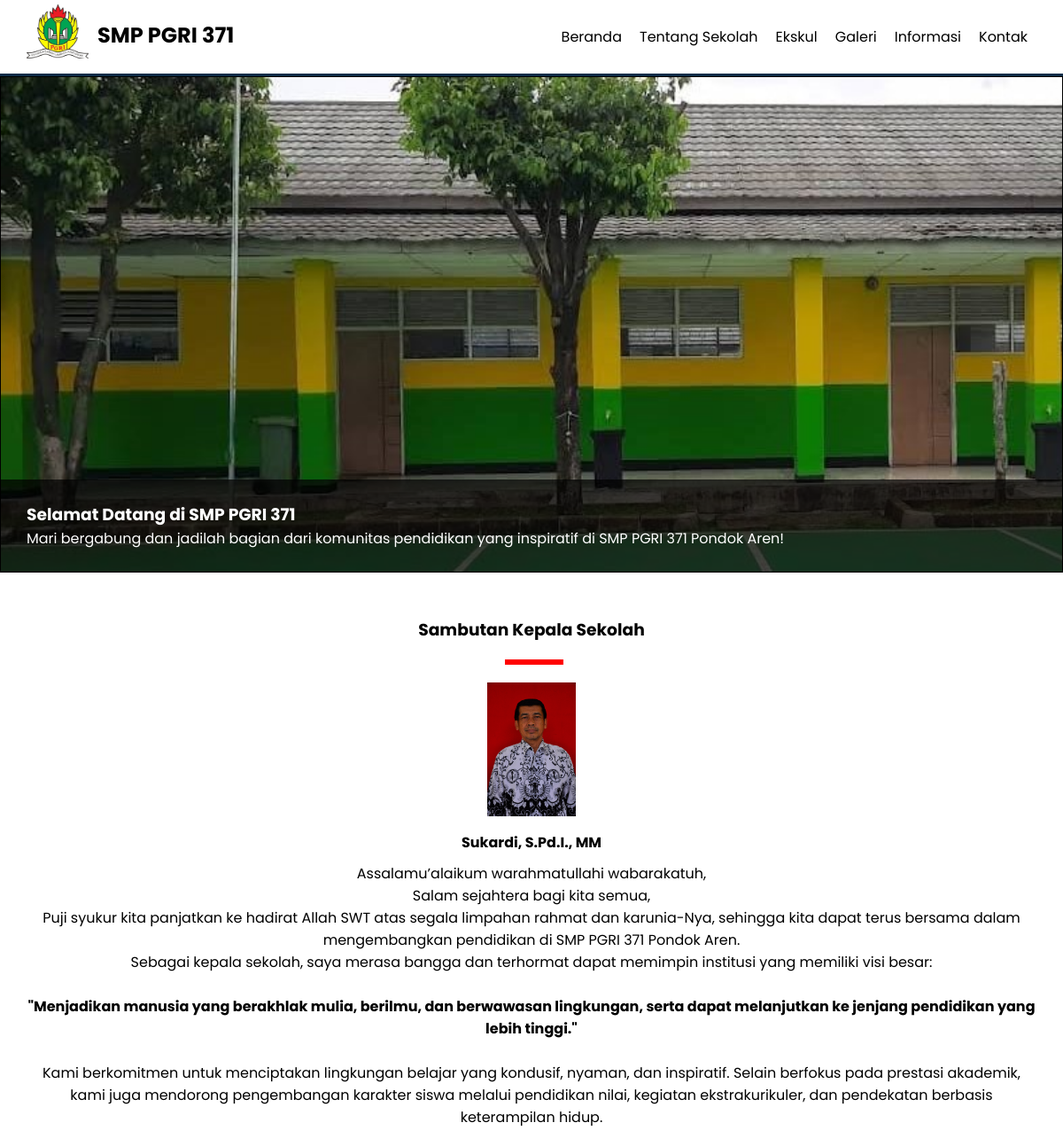
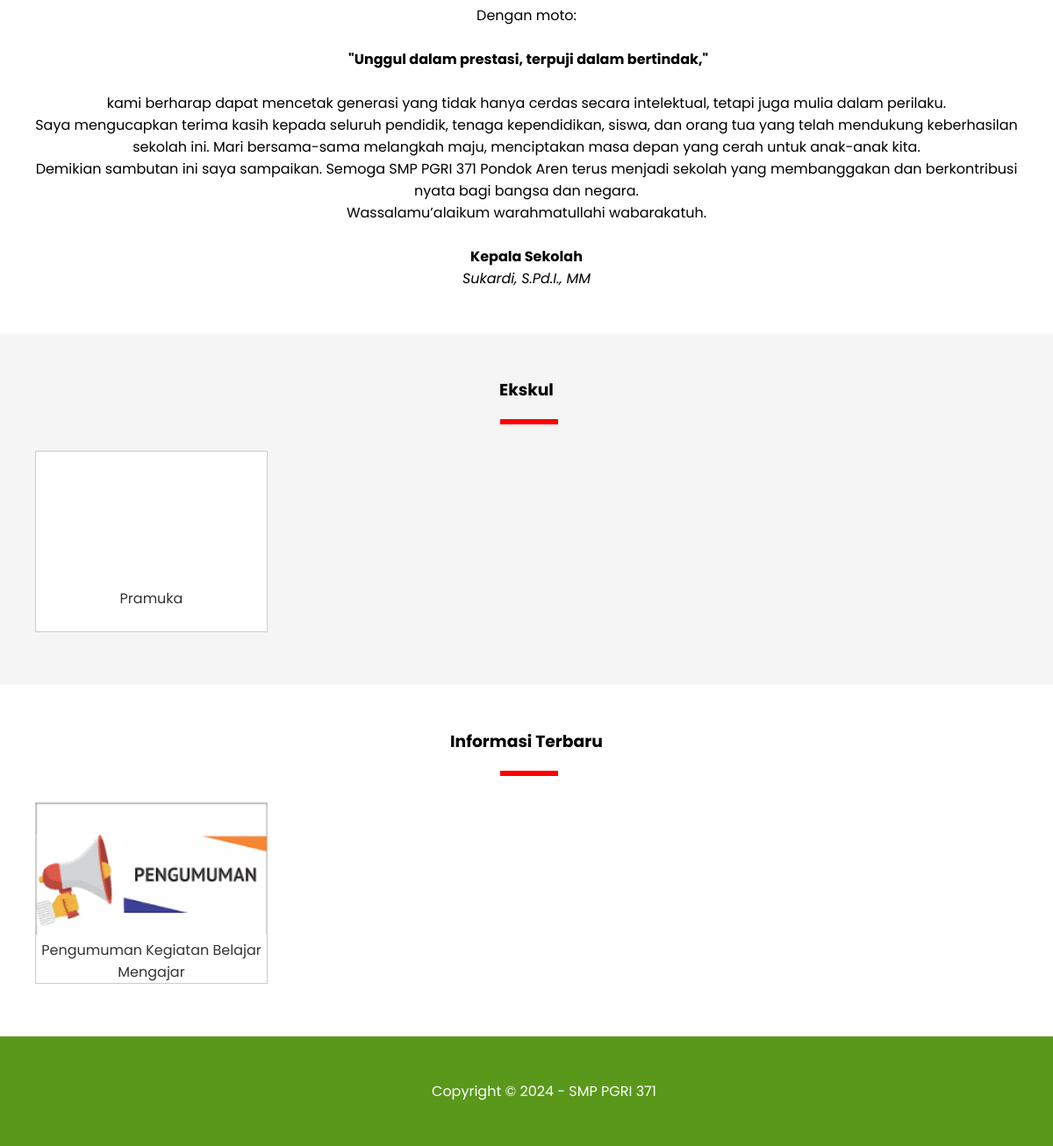
The page / on the database its author committed (2 pictures, top to bottom).
### tables this page shows
CREATE TABLE `pengaturan` (
  `id` int(11) NOT NULL,
  `nama` varchar(50) NOT NULL,
  `email` varchar(50) NOT NULL,
  `telepon` varchar(20) NOT NULL,
  `alamat` text NOT NULL,
  `logo` varchar(50) NOT NULL,
  `favicon` varchar(50) NOT NULL,
  `tentang_sekolah` text NOT NULL,
  `foto_sekolah` varchar(50) NOT NULL,
  `google_maps` text NOT NULL,
  `nama_kepsek` varchar(50) NOT NULL,
  `foto_kepsek` varchar(50) NOT NULL,
  `sambutan_kepsek` text NOT NULL,
  `created_at` timestamp NOT NULL DEFAULT current_timestamp(),
  `updated_at` datetime DEFAULT NULL
);

CREATE TABLE `ekskul` (
  `id` int(11) NOT NULL,
  `nama` varchar(100) NOT NULL,
  `keterangan` text NOT NULL,
  `gambar` varchar(50) NOT NULL,
  `created_at` timestamp NOT NULL DEFAULT current_timestamp(),
  `updated_at` datetime DEFAULT NULL
);

CREATE TABLE `informasi` (
  `id` int(11) NOT NULL,
  `judul` varchar(255) NOT NULL,
  `keterangan` text NOT NULL,
  `gambar` varchar(50) NOT NULL,
  `created_at` timestamp NOT NULL DEFAULT current_timestamp(),
  `updated_at` datetime DEFAULT NULL,
  `created_by` int(11) NOT NULL
);

### index.php (the view)
<?php include 'header.php'; ?>
     <div class="banner" style="background-image: url(uploads/identitas/<?= $d->foto_sekolah ?>)">
        <div class="banner-text">
            <div class="container">
            <h3>Selamat Datang di <?= $d->nama ?></h3>
            <p>Mari bergabung dan jadilah bagian dari komunitas pendidikan yang inspiratif di SMP PGRI 371 Pondok Aren!</p>
            </div>
        </div>
     </div>
     <div class="section">
        <div class="container text-center">
            <h3>Sambutan Kepala Sekolah</h3>
            <img src="uploads/identitas/<?= $d->foto_kepsek ?>" width="100px" alt="">
            <h4><?= $d->nama_kepsek ?></h4>
            <p><?= $d->sambutan_kepsek ?></p>
        </div>
     </div>
     <div class="section" id="ekskul">
        <div class="container text-center">
            <h3>Ekskul</h3>
            <?php
                $ekskul = mysqli_query($conn, "SELECT * FROM ekskul ORDER BY id DESC");
                if(mysqli_num_rows($ekskul) > 0){
                    while($j = mysqli_fetch_array($ekskul)){
            ?>
            <div class="col-4">
                <a href="detail-ekskul.php?id=<?= $j['id'] ?>" class="thumbnail-link">
                <div class="thumbnail-box">
                    <div class="thumbnail-img" style="background-image: url(uploads/ekskul/<?= $j['gambar'] ?>);">
                    </div>
                    <div class="thumbnail-text">
                    <?= $j['nama'] ?>
                    </div>
                </div>
                </a>
            </div>
            <?php }}else{ ?>
                Tidak ada data
            <?php }?>
        </div>
     </div>
     <div class="section">
        <div class="container text-center">
            <h3>Informasi Terbaru</h3>
            <?php
                $informasi = mysqli_query($conn, "SELECT * FROM informasi ORDER BY id DESC LIMIT 8");
                if(mysqli_num_rows($informasi) > 0){
                    while($p = mysqli_fetch_array($informasi)){
            ?>
            <div class="col-4">
                <a href="detail-informasi.php?id=<?= $p['id'] ?>" class="thumbnail-link">
                <div class="thumbnail-box">
                    <div class="thumbnail-img" style="background-image: url(uploads/informasi/<?= $p['gambar'] ?>);">
                    </div>
                    <div class="thumbnail-text">
                    <?= substr($p['judul'], 0, 50) ?>
                    </div>
                </div>
                </a>
            </div>
            <?php }}else{ ?>
                Tidak ada data
            <?php }?>
        </div>
     </div>
     <?php include 'footer.php'; ?>

### header.php (shortened to what this page needs)
<?php
include 'koneksi.php';
$identitas = mysqli_query($conn, "SELECT * FROM pengaturan ORDER BY id DESC LIMIT 1");
$d = mysqli_fetch_object($identitas);
?>
<!DOCTYPE html>
<html lang="en">
<head>
    <link rel="stylesheet" href="assets/css/styles.css">
</head>
<body>
     <div class="header">
        <div class="container">
            <div class="header-logo">
                <img src="uploads/identitas/logo-no-bg.png" alt="" width="70">
                <h2><a href="index.php"><?= $d->nama ?></a></h2>
            </div>
            <ul class="header-menu">
                <li><a href="index.php">Beranda</a></li>
                <li><a href="tentang-sekolah.php">Tentang Sekolah</a></li>
                <li><a href="ekskul.php">Ekskul</a></li>
                <li><a href="galeri.php">Galeri</a></li>
                <li><a href="informasi.php">Informasi</a></li>
                <li><a href="kontak.php">Kontak</a></li>
            </ul>
        </div>
     </div>

### footer.php (shortened to what this page needs)
 <footer>
        <div class="container text-center">
            Copyright &copy; 2024 - <?= $d->nama ?>
        </div>
      </footer>
</body>
</html>

### assets/css/styles.css (style rules this page uses)
* { margin: 0; padding: 0; font-family: "Poppins", sans-serif; box-sizing: border-box; }
.text-center { text-align: center !important; }
.container { width: 1140px; margin: 0 auto; }
.container::after { content: ""; display: block; clear: both; }
a { text-decoration: none; }
.header { border-bottom: 3px solid #0C2D48; }
.header a { color: #000000; }
.header-logo { float: left; line-height: 70px; padding: 5px 0; }
.header-logo img { float: left; margin-right: 10px; }
.header-logo h2 { float: left; }
.header-menu { float: right; }
.header-menu li { float: left; list-style: none; padding: 29px 10px; }
.banner { border: 1px solid; height: 70vh; background-repeat: no-repeat; background-size: cover; position: relative; }
.banner-text { padding: 25px 0; background-color: rgba(0, 0, 0, .7); color: #ffffff; position: absolute; bottom: 0; width: 100%; }
.section { padding: 50px 0; }
.section h3 { padding-bottom: 25px; margin-bottom: 20px; position: relative; }
.section h3::after { content: ""; display: block; width: 60px; border: 3px solid red; position: absolute; bottom: 0; left: calc(50% - 30px); }
.section img { margin-bottom: 10px; }
.section h4 { margin-bottom: 10px; }
.col-4 { min-height: 200px; width: 25%; float: left; padding: 10px; }
.thumbnail-box { border: 1px solid #ccc; width: 100%; min-height: 200px; background-color: #fff; }
.thumbnail-img { height: 150px; background-repeat: no-repeat; background-size: cover; }
.thumbnail-text { height: 55px; padding: 5px; }
.thumbnail-link { color: #333; }
#ekskul { background-color: #f5f5f5; }
footer { padding: 50px; background-color: #59981a; color: #fff; }

### rows shown on the page
pengaturan: nama "SMP PGRI 371", foto_sekolah (picture), foto_kepsek (picture), nama_kepsek "Sukardi, S.Pd.I., MM", sambutan_kepsek "Assalamu’alaikum warahmatullahi wabarakatuh, Salam sejahtera bagi kita semua, Puji syukur kita panjatkan ke hadirat Allah SWT atas segala limpahan rahmat dan karunia-Nya, sehingga kita dapat terus bersama dalam mengembangkan pendidikan di SMP PGRI 371 Pondok Aren. Sebagai kepala sekolah, saya merasa bangga dan terhormat dapat memimpin institusi yang memiliki visi besar: \"Menjadikan manusia yang berakhlak mulia, berilmu, dan berwawasan lingkungan, serta dapat melanjutkan ke jenjang pendidikan yang lebih tinggi.\" Kami berkomitmen untuk menciptakan lingkungan belajar yang kondusif, nyaman, dan inspiratif. Selain berfokus pada prestasi akademik, kami juga mendorong pengembangan karakter siswa…"
ekskul: nama "Pramuka"
informasi: gambar (picture), judul "Pengumuman Kegiatan Belajar Mengajar"
